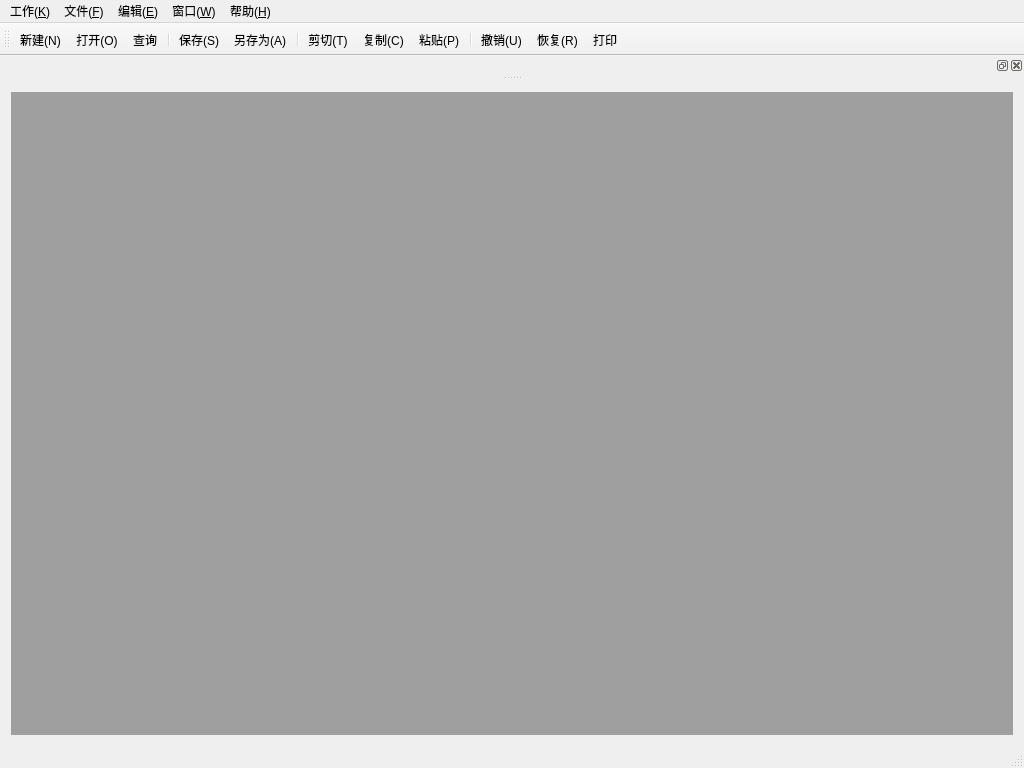
<?xml version="1.0" encoding="UTF-8"?>
<ui version="4.0">
 <class>MainWindow</class>
 <widget class="QMainWindow" name="MainWindow">
  <property name="geometry">
   <rect>
    <x>0</x>
    <y>0</y>
    <width>1024</width>
    <height>768</height>
   </rect>
  </property>
  <property name="windowTitle">
   <string>星达ERP</string>
  </property>
  <property name="windowIcon">
   <iconset resource="../myImage.qrc">
    <normaloff>:/myImage/images/Logo.jpg</normaloff>:/myImage/images/Logo.jpg</iconset>
  </property>
  <widget class="QWidget" name="centralWidget">
   <layout class="QGridLayout" name="gridLayout">
    <item row="0" column="0">
     <widget class="QMdiArea" name="mdiArea"/>
    </item>
   </layout>
  </widget>
  <widget class="QMenuBar" name="menuBar">
   <property name="geometry">
    <rect>
     <x>0</x>
     <y>0</y>
     <width>1024</width>
     <height>26</height>
    </rect>
   </property>
   <widget class="QMenu" name="menuF">
    <property name="title">
     <string>文件(&amp;F)</string>
    </property>
    <addaction name="actionNew"/>
    <addaction name="actionOpen"/>
    <addaction name="action_query"/>
    <addaction name="separator"/>
    <addaction name="actionSave"/>
    <addaction name="actionSaveAs"/>
    <addaction name="separator"/>
    <addaction name="actionExit"/>
    <addaction name="actionprint"/>
   </widget>
   <widget class="QMenu" name="menuE">
    <property name="title">
     <string>编辑(&amp;E)</string>
    </property>
    <addaction name="actionUndo"/>
    <addaction name="actionRedo"/>
    <addaction name="separator"/>
    <addaction name="actionCut"/>
    <addaction name="actionCopy"/>
    <addaction name="actionPaste"/>
   </widget>
   <widget class="QMenu" name="menuW">
    <property name="title">
     <string>窗口(&amp;W)</string>
    </property>
    <addaction name="actionClose"/>
    <addaction name="actionCloseAll"/>
    <addaction name="separator"/>
    <addaction name="actionTile"/>
    <addaction name="actionCascade"/>
    <addaction name="separator"/>
    <addaction name="actionNext"/>
    <addaction name="actionPrevious"/>
   </widget>
   <widget class="QMenu" name="menuH">
    <property name="title">
     <string>帮助(&amp;H)</string>
    </property>
    <addaction name="actionAbout"/>
   </widget>
   <widget class="QMenu" name="menuK">
    <property name="title">
     <string>工作(&amp;K)</string>
    </property>
    <widget class="QMenu" name="menu_SD">
     <property name="title">
      <string>销售</string>
     </property>
     <property name="icon">
      <iconset resource="../myImage.qrc">
       <normaloff>:/myImage/images/quote.ico</normaloff>:/myImage/images/quote.ico</iconset>
     </property>
     <widget class="QMenu" name="menu_2">
      <property name="title">
       <string>运输发货</string>
      </property>
      <property name="icon">
       <iconset resource="../myImage.qrc">
        <normaloff>:/myImage/images/logistics_32px.ico</normaloff>:/myImage/images/logistics_32px.ico</iconset>
      </property>
      <widget class="QMenu" name="menu_9">
       <property name="title">
        <string>发货清单</string>
       </property>
       <addaction name="actionDL"/>
       <addaction name="actionDR"/>
      </widget>
      <addaction name="menu_9"/>
      <addaction name="actionPK"/>
      <addaction name="actionTS"/>
      <addaction name="separator"/>
      <addaction name="actionWR"/>
     </widget>
     <addaction name="actionQuote"/>
     <addaction name="actionCheck"/>
     <addaction name="actionAdjust"/>
     <addaction name="separator"/>
     <addaction name="actionOrder"/>
     <addaction name="actionfp"/>
     <addaction name="menu_2"/>
    </widget>
    <widget class="QMenu" name="menu_QM">
     <property name="title">
      <string>质保</string>
     </property>
     <property name="icon">
      <iconset resource="../myImage.qrc">
       <normaloff>:/myImage/images/microscope.png</normaloff>:/myImage/images/microscope.png</iconset>
     </property>
     <widget class="QMenu" name="menu_6">
      <property name="title">
       <string>力学性能</string>
      </property>
      <addaction name="menu_UT"/>
      <addaction name="menu_PT"/>
      <addaction name="menu_MT"/>
      <addaction name="actionchongji"/>
      <addaction name="actionlasheng"/>
      <addaction name="actionyindu"/>
     </widget>
     <addaction name="actionPMI"/>
     <addaction name="menu_6"/>
     <addaction name="actionInspection"/>
    </widget>
    <widget class="QMenu" name="menu_WM">
     <property name="title">
      <string>仓库</string>
     </property>
     <property name="icon">
      <iconset resource="../myImage.qrc">
       <normaloff>:/myImage/images/warehouse.png</normaloff>:/myImage/images/warehouse.png</iconset>
     </property>
     <addaction name="actiongangcai_2"/>
     <addaction name="actionwujin_2"/>
     <addaction name="actionshebei"/>
    </widget>
    <widget class="QMenu" name="menu_PP">
     <property name="title">
      <string>生产</string>
     </property>
     <property name="icon">
      <iconset resource="../myImage.qrc">
       <normaloff>:/myImage/images/machine.png</normaloff>:/myImage/images/machine.png</iconset>
     </property>
     <widget class="QMenu" name="menu_3">
      <property name="title">
       <string>锻造</string>
      </property>
      <addaction name="action1T"/>
      <addaction name="action2T"/>
      <addaction name="actionyaji"/>
      <addaction name="actionwaixie"/>
      <addaction name="actionFgInput"/>
     </widget>
     <widget class="QMenu" name="menu_4">
      <property name="title">
       <string>机加工</string>
      </property>
      <property name="icon">
       <iconset resource="../myImage.qrc">
        <normaloff>:/myImage/images/robot_32px.png</normaloff>:/myImage/images/robot_32px.png</iconset>
      </property>
      <addaction name="actionjingong"/>
      <addaction name="actionjijiaweixie"/>
      <addaction name="actionMchInput"/>
     </widget>
     <addaction name="actionPlan"/>
     <addaction name="actionprepare"/>
     <addaction name="menu_3"/>
     <addaction name="actionHT"/>
     <addaction name="menu_4"/>
     <addaction name="separator"/>
     <addaction name="separator"/>
     <addaction name="actionScrap"/>
    </widget>
    <widget class="QMenu" name="menu_8">
     <property name="title">
      <string>技术</string>
     </property>
     <property name="icon">
      <iconset resource="../myImage.qrc">
       <normaloff>:/myImage/images/Drawing.png</normaloff>:/myImage/images/Drawing.png</iconset>
     </property>
     <addaction name="actiongongyi"/>
     <addaction name="actionjiagongtuzhi"/>
     <addaction name="actionbiaozhunguifan"/>
    </widget>
    <widget class="QMenu" name="menu_MM">
     <property name="title">
      <string>采购</string>
     </property>
     <property name="icon">
      <iconset resource="../myImage.qrc">
       <normaloff>:/myImage/images/buy.ico</normaloff>:/myImage/images/buy.ico</iconset>
     </property>
     <addaction name="actiongangcai"/>
     <addaction name="actionwujin"/>
     <addaction name="actiongys"/>
    </widget>
    <widget class="QMenu" name="menu_11">
     <property name="title">
      <string>查询报表</string>
     </property>
     <addaction name="actionorder"/>
     <addaction name="actionwaixie_2"/>
     <addaction name="actionsc"/>
     <addaction name="actionjindu"/>
    </widget>
    <widget class="QMenu" name="menu">
     <property name="title">
      <string>财务</string>
     </property>
     <property name="icon">
      <iconset resource="../myImage.qrc">
       <normaloff>:/myImage/images/finance.png</normaloff>:/myImage/images/finance.png</iconset>
     </property>
     <addaction name="actionYS"/>
    </widget>
    <addaction name="actionHomepage"/>
    <addaction name="separator"/>
    <addaction name="menu_SD"/>
    <addaction name="menu_PP"/>
    <addaction name="menu_QM"/>
    <addaction name="menu_MM"/>
    <addaction name="menu_WM"/>
    <addaction name="menu"/>
    <addaction name="menu_8"/>
    <addaction name="menu_11"/>
    <addaction name="actionziyuan"/>
   </widget>
   <addaction name="menuK"/>
   <addaction name="menuF"/>
   <addaction name="menuE"/>
   <addaction name="menuW"/>
   <addaction name="menuH"/>
  </widget>
  <widget class="QToolBar" name="toolBar">
   <attribute name="toolBarArea">
    <enum>TopToolBarArea</enum>
   </attribute>
   <attribute name="toolBarBreak">
    <bool>false</bool>
   </attribute>
   <addaction name="actionNew"/>
   <addaction name="actionOpen"/>
   <addaction name="action_query"/>
   <addaction name="separator"/>
   <addaction name="actionSave"/>
   <addaction name="actionSaveAs"/>
   <addaction name="separator"/>
   <addaction name="actionCut"/>
   <addaction name="actionCopy"/>
   <addaction name="actionPaste"/>
   <addaction name="separator"/>
   <addaction name="actionUndo"/>
   <addaction name="actionRedo"/>
   <addaction name="actionprint"/>
  </widget>
  <widget class="QStatusBar" name="statusBar"/>
  <widget class="QDockWidget" name="dockWidget">
   <attribute name="dockWidgetArea">
    <number>4</number>
   </attribute>
   <widget class="QWidget" name="dockWidgetContents"/>
  </widget>
  <action name="actionNew">
   <property name="icon">
    <iconset resource="../myImage.qrc">
     <normaloff>:/myImage/images/new.png</normaloff>:/myImage/images/new.png</iconset>
   </property>
   <property name="text">
    <string>新建(&amp;N)</string>
   </property>
   <property name="toolTip">
    <string>新建</string>
   </property>
   <property name="shortcut">
    <string>Ctrl+N</string>
   </property>
  </action>
  <action name="actionOpen">
   <property name="icon">
    <iconset resource="../myImage.qrc">
     <normaloff>:/myImage/images/open.ico</normaloff>:/myImage/images/open.ico</iconset>
   </property>
   <property name="text">
    <string>打开(&amp;O)...</string>
   </property>
   <property name="toolTip">
    <string>打开</string>
   </property>
   <property name="shortcut">
    <string>Ctrl+O</string>
   </property>
  </action>
  <action name="actionSave">
   <property name="icon">
    <iconset resource="../myImage.qrc">
     <normaloff>:/myImage/images/save.ico</normaloff>:/myImage/images/save.ico</iconset>
   </property>
   <property name="text">
    <string>保存(&amp;S)</string>
   </property>
   <property name="toolTip">
    <string>保存</string>
   </property>
   <property name="shortcut">
    <string>Ctrl+S</string>
   </property>
  </action>
  <action name="actionSaveAs">
   <property name="icon">
    <iconset resource="../myImage.qrc">
     <normaloff>:/myImage/images/saveAs.png</normaloff>:/myImage/images/saveAs.png</iconset>
   </property>
   <property name="text">
    <string>另存为(&amp;A)...</string>
   </property>
   <property name="toolTip">
    <string>另存为</string>
   </property>
  </action>
  <action name="actionExit">
   <property name="icon">
    <iconset resource="../myImage.qrc">
     <normaloff>:/myImage/images/exit.png</normaloff>:/myImage/images/exit.png</iconset>
   </property>
   <property name="text">
    <string>退出(&amp;X)</string>
   </property>
   <property name="toolTip">
    <string>退出</string>
   </property>
  </action>
  <action name="actionUndo">
   <property name="icon">
    <iconset resource="../myImage.qrc">
     <normaloff>:/myImage/images/undo.png</normaloff>:/myImage/images/undo.png</iconset>
   </property>
   <property name="text">
    <string>撤销(&amp;U)</string>
   </property>
   <property name="toolTip">
    <string>撤销</string>
   </property>
   <property name="shortcut">
    <string>Ctrl+Z</string>
   </property>
  </action>
  <action name="actionRedo">
   <property name="icon">
    <iconset resource="../myImage.qrc">
     <normaloff>:/myImage/images/redo.png</normaloff>:/myImage/images/redo.png</iconset>
   </property>
   <property name="text">
    <string>恢复(&amp;R)</string>
   </property>
   <property name="toolTip">
    <string>恢复</string>
   </property>
   <property name="shortcut">
    <string>Ctrl+Y</string>
   </property>
  </action>
  <action name="actionCut">
   <property name="icon">
    <iconset resource="../myImage.qrc">
     <normaloff>:/myImage/images/cut.png</normaloff>:/myImage/images/cut.png</iconset>
   </property>
   <property name="text">
    <string>剪切(&amp;T)</string>
   </property>
   <property name="toolTip">
    <string>剪切</string>
   </property>
   <property name="shortcut">
    <string>Ctrl+X</string>
   </property>
  </action>
  <action name="actionCopy">
   <property name="icon">
    <iconset resource="../myImage.qrc">
     <normaloff>:/myImage/images/copy.png</normaloff>:/myImage/images/copy.png</iconset>
   </property>
   <property name="text">
    <string>复制(&amp;C)</string>
   </property>
   <property name="toolTip">
    <string>复制</string>
   </property>
   <property name="shortcut">
    <string>Ctrl+C</string>
   </property>
  </action>
  <action name="actionPaste">
   <property name="icon">
    <iconset resource="../myImage.qrc">
     <normaloff>:/myImage/images/paste.png</normaloff>:/myImage/images/paste.png</iconset>
   </property>
   <property name="text">
    <string>粘贴(&amp;P)</string>
   </property>
   <property name="toolTip">
    <string>粘贴</string>
   </property>
   <property name="shortcut">
    <string>Ctrl+V</string>
   </property>
  </action>
  <action name="actionClose">
   <property name="text">
    <string>关闭(&amp;O)</string>
   </property>
   <property name="toolTip">
    <string>关闭</string>
   </property>
  </action>
  <action name="actionCloseAll">
   <property name="text">
    <string>关闭所有窗口(&amp;A)</string>
   </property>
   <property name="toolTip">
    <string>关闭所有窗口</string>
   </property>
  </action>
  <action name="actionTile">
   <property name="text">
    <string>平铺(&amp;T)</string>
   </property>
   <property name="toolTip">
    <string>平铺</string>
   </property>
  </action>
  <action name="actionCascade">
   <property name="text">
    <string>层叠(&amp;C)</string>
   </property>
   <property name="toolTip">
    <string>层叠</string>
   </property>
  </action>
  <action name="actionNext">
   <property name="icon">
    <iconset resource="../myImage.qrc">
     <normaloff>:/myImage/images/next.png</normaloff>:/myImage/images/next.png</iconset>
   </property>
   <property name="text">
    <string>下一个(&amp;X)</string>
   </property>
   <property name="toolTip">
    <string>下一个</string>
   </property>
   <property name="shortcut">
    <string>Ctrl+Tab</string>
   </property>
  </action>
  <action name="actionPrevious">
   <property name="icon">
    <iconset resource="../myImage.qrc">
     <normaloff>:/myImage/images/previous.png</normaloff>:/myImage/images/previous.png</iconset>
   </property>
   <property name="text">
    <string>前一个(&amp;V)</string>
   </property>
   <property name="toolTip">
    <string>前一个</string>
   </property>
   <property name="shortcut">
    <string>Ctrl+Shift+Backtab</string>
   </property>
  </action>
  <action name="actionAbout">
   <property name="icon">
    <iconset resource="../myImage.qrc">
     <normaloff>:/myImage/images/about.png</normaloff>:/myImage/images/about.png</iconset>
   </property>
   <property name="text">
    <string>关于ERP(&amp;A)</string>
   </property>
   <property name="toolTip">
    <string>关于</string>
   </property>
  </action>
  <action name="actionAboutQt">
   <property name="text">
    <string>关于星达ERP(&amp;Q)</string>
   </property>
   <property name="toolTip">
    <string>关于ERP</string>
   </property>
  </action>
  <action name="actionHomepage">
   <property name="icon">
    <iconset resource="../myImage.qrc">
     <normaloff>:/myImage/images/Logo_2.jpg</normaloff>:/myImage/images/Logo_2.jpg</iconset>
   </property>
   <property name="text">
    <string>首页</string>
   </property>
  </action>
  <action name="actionQuote">
   <property name="icon">
    <iconset resource="../myImage.qrc">
     <normaloff>:/myImage/images/Sales.png</normaloff>:/myImage/images/Sales.png</iconset>
   </property>
   <property name="text">
    <string>报价</string>
   </property>
  </action>
  <action name="actionCheck">
   <property name="icon">
    <iconset resource="../myImage.qrc">
     <normaloff>:/myImage/images/check.png</normaloff>:/myImage/images/check.png</iconset>
   </property>
   <property name="text">
    <string>审核</string>
   </property>
  </action>
  <action name="actionOrder">
   <property name="icon">
    <iconset resource="../myImage.qrc">
     <normaloff>:/myImage/images/order.ico</normaloff>:/myImage/images/order.ico</iconset>
   </property>
   <property name="text">
    <string>订单</string>
   </property>
  </action>
  <action name="actionprint">
   <property name="icon">
    <iconset resource="../myImage.qrc">
     <normaloff>:/myImage/images/print.png</normaloff>:/myImage/images/print.png</iconset>
   </property>
   <property name="text">
    <string>打印</string>
   </property>
  </action>
  <action name="action_query">
   <property name="icon">
    <iconset resource="../myImage.qrc">
     <normaloff>:/myImage/images/file_manager.png</normaloff>:/myImage/images/file_manager.png</iconset>
   </property>
   <property name="text">
    <string>查询</string>
   </property>
  </action>
  <action name="actionAdjust">
   <property name="icon">
    <iconset resource="../myImage.qrc">
     <normaloff>:/myImage/images/adjust.png</normaloff>:/myImage/images/adjust.png</iconset>
   </property>
   <property name="text">
    <string>调价</string>
   </property>
  </action>
  <action name="actionPlan">
   <property name="text">
    <string>计划排产</string>
   </property>
  </action>
  <action name="actionprepare">
   <property name="text">
    <string>备料</string>
   </property>
  </action>
  <action name="actionHT">
   <property name="icon">
    <iconset resource="../myImage.qrc">
     <normaloff>:/myImage/images/hot_32px.png</normaloff>:/myImage/images/hot_32px.png</iconset>
   </property>
   <property name="text">
    <string>热处理</string>
   </property>
  </action>
  <action name="action1T">
   <property name="text">
    <string>1T</string>
   </property>
  </action>
  <action name="action2T">
   <property name="text">
    <string>2T</string>
   </property>
  </action>
  <action name="actionyaji">
   <property name="text">
    <string>压机</string>
   </property>
  </action>
  <action name="actionwaixie">
   <property name="text">
    <string>锻造外协</string>
   </property>
  </action>
  <action name="actionjingong">
   <property name="text">
    <string>金工车间</string>
   </property>
  </action>
  <action name="actionjijiaweixie">
   <property name="text">
    <string>机加外协</string>
   </property>
  </action>
  <action name="menu_UT">
   <property name="text">
    <string>UT</string>
   </property>
  </action>
  <action name="menu_PT">
   <property name="text">
    <string>PT</string>
   </property>
  </action>
  <action name="menu_MT">
   <property name="text">
    <string>MT</string>
   </property>
  </action>
  <action name="actionchongji">
   <property name="text">
    <string>冲击</string>
   </property>
  </action>
  <action name="actionlasheng">
   <property name="text">
    <string>拉伸</string>
   </property>
  </action>
  <action name="actionyindu">
   <property name="text">
    <string>硬度</string>
   </property>
  </action>
  <action name="actionInspection">
   <property name="text">
    <string>出厂检验</string>
   </property>
  </action>
  <action name="actionPMI">
   <property name="text">
    <string>PMI</string>
   </property>
  </action>
  <action name="actiongongyi">
   <property name="text">
    <string>工艺流程</string>
   </property>
  </action>
  <action name="actionjiagongtuzhi">
   <property name="text">
    <string>加工图纸</string>
   </property>
  </action>
  <action name="actionbiaozhunguifan">
   <property name="text">
    <string>标准规范</string>
   </property>
  </action>
  <action name="actiongangcai">
   <property name="text">
    <string>钢材</string>
   </property>
  </action>
  <action name="actionwujin">
   <property name="text">
    <string>五金</string>
   </property>
  </action>
  <action name="actiongangcai_2">
   <property name="text">
    <string>钢材台账</string>
   </property>
  </action>
  <action name="actionwujin_2">
   <property name="text">
    <string>五金台账</string>
   </property>
  </action>
  <action name="actionshebei">
   <property name="text">
    <string>设备台账</string>
   </property>
  </action>
  <action name="actionziyuan">
   <property name="text">
    <string>人力资源</string>
   </property>
  </action>
  <action name="actionorder">
   <property name="text">
    <string>合同报表</string>
   </property>
  </action>
  <action name="actionwaixie_2">
   <property name="text">
    <string>外协报表</string>
   </property>
  </action>
  <action name="actionsc">
   <property name="text">
    <string>生产报表</string>
   </property>
  </action>
  <action name="actionScrap">
   <property name="text">
    <string>报废</string>
   </property>
  </action>
  <action name="actionjindu">
   <property name="text">
    <string>生产进度</string>
   </property>
  </action>
  <action name="actionFgInput">
   <property name="icon">
    <iconset resource="../myImage.qrc">
     <normaloff>:/myImage/images/enter_32px.png</normaloff>:/myImage/images/enter_32px.png</iconset>
   </property>
   <property name="text">
    <string>锻造进度录入</string>
   </property>
  </action>
  <action name="action1">
   <property name="text">
    <string>1</string>
   </property>
  </action>
  <action name="actionMchInput">
   <property name="text">
    <string>机加进度录入</string>
   </property>
  </action>
  <action name="actionWarranty">
   <property name="text">
    <string>质保书</string>
   </property>
  </action>
  <action name="actionTransport">
   <property name="text">
    <string>物流记录</string>
   </property>
  </action>
  <action name="actionPacking">
   <property name="text">
    <string>包装运输</string>
   </property>
  </action>
  <action name="actionDeliveryList">
   <property name="text">
    <string>新增</string>
   </property>
  </action>
  <action name="actionDeliveryRevise">
   <property name="text">
    <string>修改</string>
   </property>
  </action>
  <action name="actionYS">
   <property name="text">
    <string>应收账款</string>
   </property>
  </action>
  <action name="actionfp">
   <property name="text">
    <string>发票</string>
   </property>
  </action>
  <action name="actiongys">
   <property name="text">
    <string>供应商管理</string>
   </property>
  </action>
  <action name="actionTS">
   <property name="text">
    <string>物流记录</string>
   </property>
  </action>
  <action name="actionWR">
   <property name="text">
    <string>质保书</string>
   </property>
  </action>
  <action name="actionPK">
   <property name="text">
    <string>包装运输</string>
   </property>
  </action>
  <action name="actionDL">
   <property name="text">
    <string>新建</string>
   </property>
  </action>
  <action name="actionDR">
   <property name="text">
    <string>修改</string>
   </property>
  </action>
 </widget>
 <layoutdefault spacing="6" margin="11"/>
 <resources>
  <include location="../myImage.qrc"/>
 </resources>
 <connections/>
</ui>
